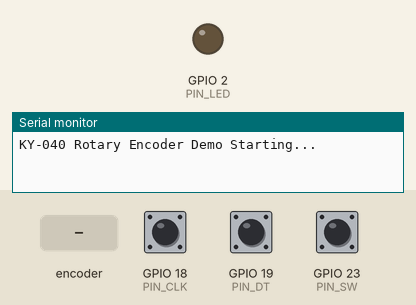
A sketch run on a simulated ESP32. Parts: output pins drawn as LEDs (lit = HIGH), the last lines printed to the serial monitor. The test bench sets the inputs (shaded band); at power-on: GPIO 23 (PIN_SW) HIGH, GPIO 18 (PIN_CLK) HIGH, GPIO 19 (PIN_DT) HIGH.

Above: at 1.2 s.
1.3 s: rotary encoder on GPIO 18 (PIN_CLK) / GPIO 19 (PIN_DT) turned 3 steps (first pin leading)
At 1.6 s:
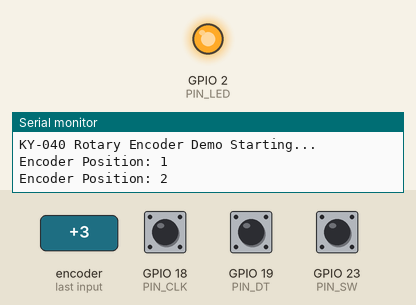
3.4 s: GPIO 23 (PIN_SW) pulled LOW for 0.15 s
Timing chart, 0 to 6.4 s (numbered marks = the images above; inputs shaded):
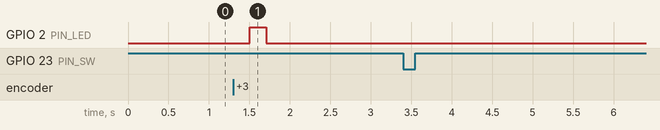

The sketch:

main.ino
```cpp
// KY-040 Rotary Encoder Counter Demo
#define PIN_CLK 18
#define PIN_DT  19
#define PIN_SW  23
#define PIN_LED 2

volatile long counter = 0;
volatile bool rotated = false;

void IRAM_ATTR onRotate() {
  if (digitalRead(PIN_CLK) == LOW) {
    if (digitalRead(PIN_DT) == HIGH) {
      counter++;
    } else {
      counter--;
    }
    rotated = true;
  }
}

void setup() {
  Serial.begin(115200);
  Serial.println("KY-040 Rotary Encoder Demo Starting...");

  pinMode(PIN_CLK, INPUT_PULLUP);
  pinMode(PIN_DT, INPUT_PULLUP);
  pinMode(PIN_SW, INPUT_PULLUP);
  pinMode(PIN_LED, OUTPUT);

  attachInterrupt(digitalPinToInterrupt(PIN_CLK), onRotate, FALLING);
}

void loop() {
  if (rotated) {
    rotated = false;
    Serial.printf("Encoder Position: %ld\n", counter);
    digitalWrite(PIN_LED, counter % 2 == 0 ? HIGH : LOW);
  }

  if (digitalRead(PIN_SW) == LOW) {
    Serial.println("Button Clicked! Resetting counter to 0.");
    counter = 0;
    delay(200);
  }

  delay(10);
}
```

Measured:
- after the input at 1.3 s, GPIO 2 (PIN_LED): LOW → HIGH after 0.20 s, → LOW 0.20 s later
